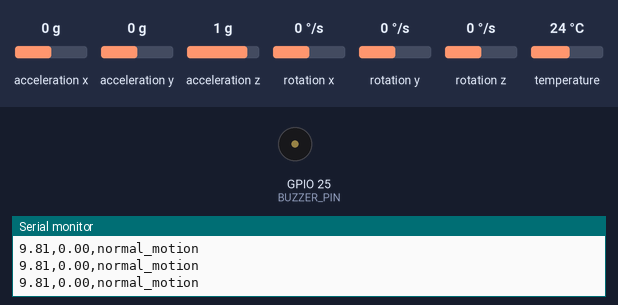
The sketch below on a simulated ESP32. Shown: buzzer (waves = sounding), the last lines printed to the serial monitor. Inputs (shaded band) come from the test bench; at power-on: rotation x 0 °/s, acceleration x 0 g, acceleration y 0 g, acceleration z 1 g, rotation y 0 °/s, rotation z 0 °/s, temperature 24 °C.

Above: at 2.0 s.
2.1 s: rotation x set to -168 °/s
3.6 s: rotation x set to -179 °/s
At 4.1 s:
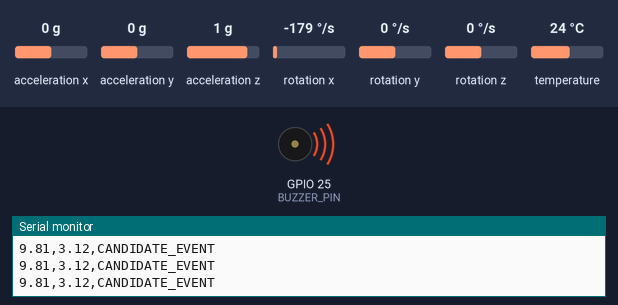
Timing chart, 0 to 15.9 s (numbered marks = the images above; inputs shaded):
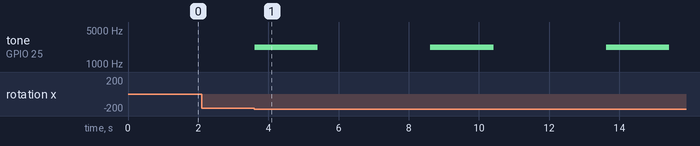

The sketch:

caresafe_esp32_buzzer_demo.ino
```cpp
/*
  CARESAFE - ESP32-WROOM-32 + MPU6050 + buzzer threshold demo
  I2C: SDA=GPIO21, SCL=GPIO22
  Buzzer signal: GPIO25

  Prototype only: detects unusually high motion using adjustable thresholds.
  It is NOT a clinically validated fall detector and does not send an emergency alert.
  Test with gentle hand movements / safe simulated movements only. Do not deliberately fall.

  Library needed in Arduino IDE:
    Adafruit MPU6050
    Adafruit Unified Sensor
*/
#include <Wire.h>
#include <Adafruit_MPU6050.h>
#include <Adafruit_Sensor.h>

Adafruit_MPU6050 mpu;

const int SDA_PIN = 21;
const int SCL_PIN = 22;
const int BUZZER_PIN = 25;

// Tune these after observing live serial values.
// Units: acceleration magnitude m/s^2; gyro magnitude rad/s.
const float ACC_THRESHOLD = 22.0;
const float GYRO_THRESHOLD = 3.0;

// Event is flagged when either threshold crosses.
// Cooldown prevents the buzzer from retriggering continuously.
const unsigned long BUZZER_DURATION_MS = 1800;
const unsigned long COOLDOWN_MS = 5000;

unsigned long buzzerOffAt = 0;
unsigned long nextAllowedEventAt = 0;
bool buzzerActive = false;

void startAlert(unsigned long now, float accMag, float gyroMag) {
  Serial.println("!!! DEMO ALERT: CANDIDATE HIGH-MOTION EVENT !!!");
  Serial.print("acc_mag_m_s2=");
  Serial.print(accMag, 2);
  Serial.print(", gyro_mag_rad_s=");
  Serial.println(gyroMag, 2);

  // tone() works for a passive buzzer; an active buzzer can also sound with tone().
  tone(BUZZER_PIN, 2200);
  buzzerActive = true;
  buzzerOffAt = now + BUZZER_DURATION_MS;
  nextAllowedEventAt = now + COOLDOWN_MS;
}

void setup() {
  Serial.begin(115200);
  delay(800);
  pinMode(BUZZER_PIN, OUTPUT);
  noTone(BUZZER_PIN);

  Wire.begin(SDA_PIN, SCL_PIN);
  if (!mpu.begin()) {
    Serial.println("ERROR: MPU6050 not found. Check 3V3, GND, SDA=21, SCL=22.");
    while (true) {
      delay(1000);
    }
  }

  mpu.setAccelerometerRange(MPU6050_RANGE_8_G);
  mpu.setGyroRange(MPU6050_RANGE_500_DEG);
  mpu.setFilterBandwidth(MPU6050_BAND_21_HZ);

  Serial.println("CARESAFE threshold event demo ready.");
  Serial.println("Columns: acc_mag(m/s^2), gyro_mag(rad/s), status");
  Serial.println("Thresholds are prototypes, not validated fall criteria.");
}

void loop() {
  unsigned long now = millis();
  sensors_event_t accel, gyro, temp;
  mpu.getEvent(&accel, &gyro, &temp);

  float ax = accel.acceleration.x;
  float ay = accel.acceleration.y;
  float az = accel.acceleration.z;
  float gx = gyro.gyro.x;
  float gy = gyro.gyro.y;
  float gz = gyro.gyro.z;

  float accMag = sqrt(ax * ax + ay * ay + az * az);
  float gyroMag = sqrt(gx * gx + gy * gy + gz * gz);

  bool thresholdCrossed = (accMag >= ACC_THRESHOLD) || (gyroMag >= GYRO_THRESHOLD);

  Serial.print(accMag, 2);
  Serial.print(",");
  Serial.print(gyroMag, 2);
  Serial.print(",");
  Serial.println(thresholdCrossed ? "CANDIDATE_EVENT" : "normal_motion");

  if (buzzerActive && now >= buzzerOffAt) {
    noTone(BUZZER_PIN);
    buzzerActive = false;
    Serial.println("Buzzer stopped.");
  }

  if (thresholdCrossed && !buzzerActive && now >= nextAllowedEventAt) {
    startAlert(now, accMag, gyroMag);
  }

  delay(10); // approx. 100 Hz
}
```

Measured:
- the behaviour switches between -171 and -172 °/s on rotation x (found by bisection; images 0 and 1)
- after the input at 3.6 s, tone on GPIO 25 (BUZZER_PIN): alternates 2200 Hz for 1.8 s and silent for 3.2 s, starting at once
